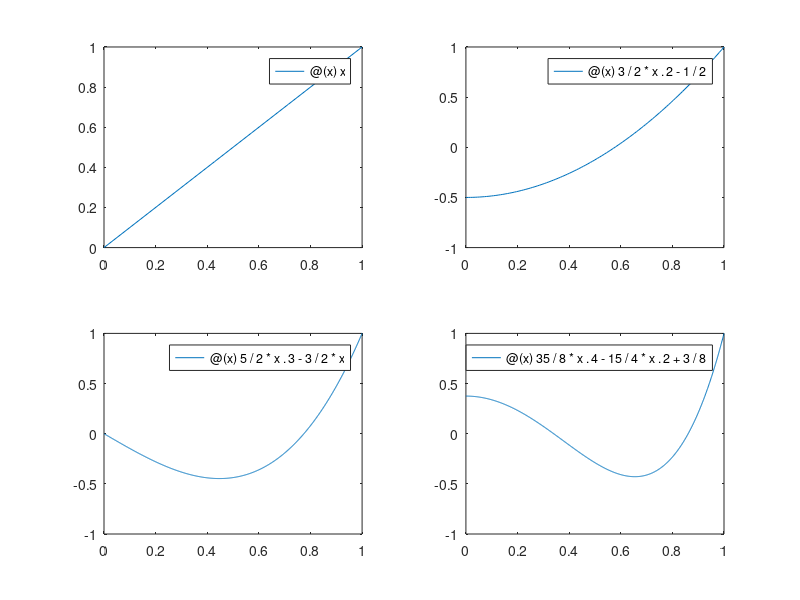

This figure's MATLAB source:
clf;hold on;
l1 = @(x) x;
l2 = @(x) 3/2*x.^2 - 1/2;
l3 = @(x) 5/2*x.^3 - 3/2*x;
l4 = @(x) 35/8*x.^4 - 15/4*x.^2 + 3/8;

%fplot(l1, [0,1])
%fplot(l2, [0,1])

subplot(2,2,1)
fplot(l1, [0,1])
subplot(2,2,2)
fplot(l2, [0,1])
subplot(2,2,3)
fplot(l3, [0,1])
subplot(2,2,4)
fplot(l4, [0,1])